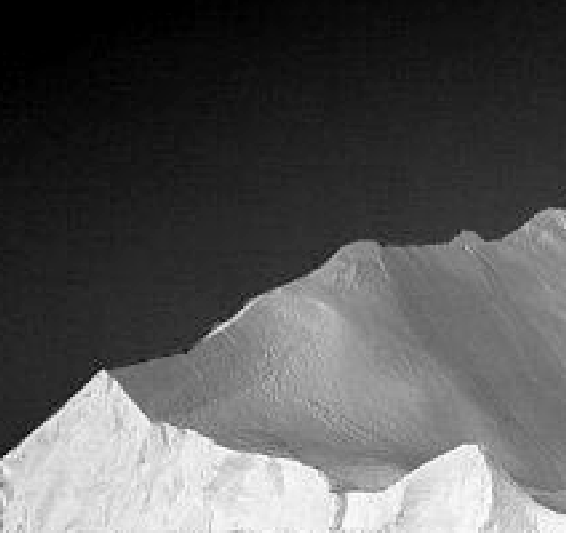
#> input picture Computer-Vision/Image-Processing/ImageProcessing-main/Chapter4-Phan-doan-anh-bang-cat-nguong/test2.tif, 566 x 533 px
$ python Phan-doan-anh-nguong-toan-cuc.py
#> lines starting #> are read from the running program, lines starting #| are printed output that depends on the picture; after the words box and inside, x2 and y2 are one past the last pixel; in counts of white or black regions, pixels touching at a corner belong together
#> further down, img_goc is the input picture: shape (533, 566); min 0, max 254, mean 87.3
# Phân đoạn ảnh bằng kỹ thuật cắt ngưỡng theo 1 ngưỡng toàn cục
import cv2
import numpy as np
from matplotlib import pyplot as plt

def phan_doan_bang_cat_nguong(img,nguong): # Định nghĩa hàm phân đoạn bằng cắt ngưỡng
#> called with nguong = 110
    m, n = img.shape
#> m = 533; n = 566
    img_phan_doan_cat_nguong = np.zeros([m, n])
    for i in range(m):
        for j in range(n):
            if (img[i,j] < nguong):
                img_phan_doan_cat_nguong[i,j] = 0
            else:
                img_phan_doan_cat_nguong[i,j] = 225 # tương đương gt 1 trong công thức 1
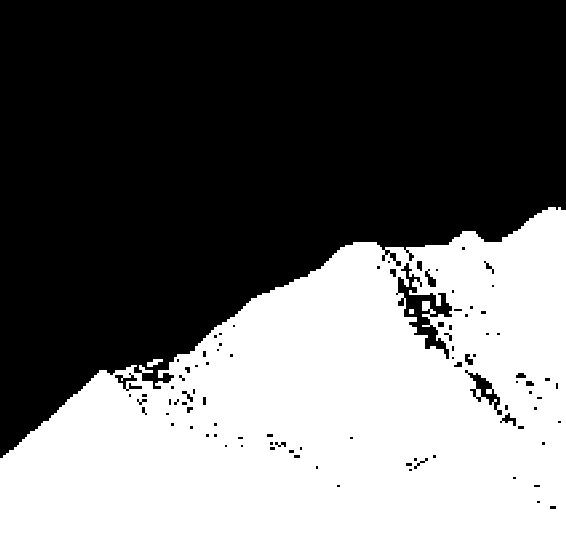
#> img_phan_doan_cat_nguong: shape (533, 566) float64; values 0 (black) and 225 (white), 41.4% white; 3 white regions, box (x1, y1, x2, y2) and area: (0, 207, 566, 533) 124809, (147, 359, 163, 367) 75, (409, 309, 414, 314) 25
    return img_phan_doan_cat_nguong

if __name__ == "__main__":
    # reading image in gray scale
    img_goc = cv2.imread('test2.tif', 0)
    nguong = 110

    img_phan_doan=phan_doan_bang_cat_nguong(img_goc,nguong)

    # Vẽ và hiển thị ảnh gốc, histogram ảnh gốc và ảnh phân đoạn
    fig2 = plt.figure(figsize=(16, 9))  # Tạo vùng vẽ tỷ lệ 16:9
    # Tạo 4 vùng vẽ con
    (ax1, ax2), (ax3, ax4) = fig2.subplots(2, 2)
    # Hiển thị ảnh gốc
    ax1.imshow(img_goc, cmap='gray')
    ax1.set_title('Ảnh gốc')
    ax1.axis('off')

    # Hiển thị histogram ảnh gốc
    ax2.hist(img_goc.flatten(), bins=256)
    ax2.set_title('Hitogram ảnh gốc')

    # Hiển thị ảnh phân đoạn
    ax3.imshow(img_phan_doan, cmap='gray')
    ax3.set_title('Ảnh phân đoạn dựa vào tìm ngưỡng Otsu')
    ax3.axis('off')

    # Hiển thị histogram ảnh phân đoạn
    ax4.hist(img_phan_doan.flatten(), bins=256)
    ax4.set_title('Hitogram ảnh phân đoạn')
    plt.show()
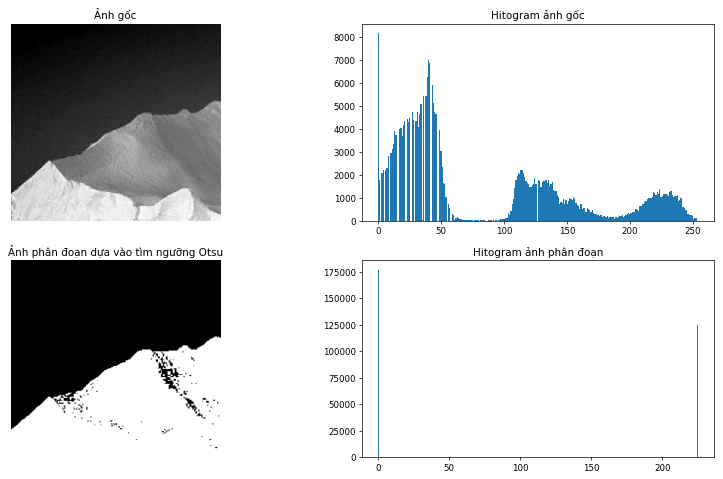
#> figure drawn by matplotlib, 4 panels; panel 2: tallest bar 8146 high, from x = 0 to 0.992; panel 4: tallest bar 176769 high, from x = 0 to 0.879

$ run again, with Computer-Vision/Image-Processing/ImageProcessing-main/Chapter4-Phan-doan-anh-bang-cat-nguong/test1.tif copied over Computer-Vision/Image-Processing/ImageProcessing-main/Chapter4-Phan-doan-anh-bang-cat-nguong/test2.tif
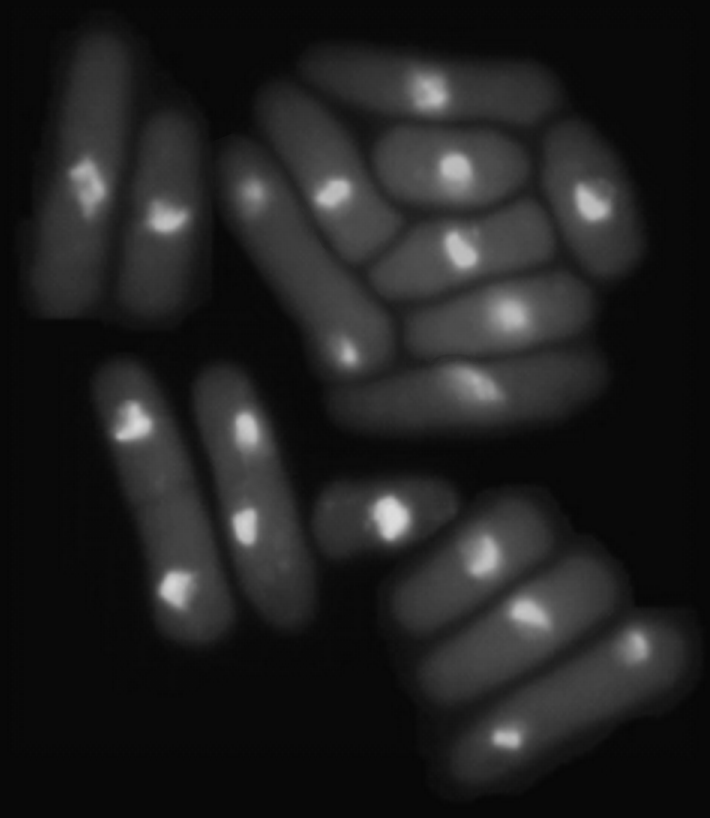
#> input picture Computer-Vision/Image-Processing/ImageProcessing-main/Chapter4-Phan-doan-anh-bang-cat-nguong/test1.tif, 710 x 818 px
#> img_goc is the input picture: shape (818, 710); min 6, max 222, mean 33.1
#> after the loop in phan_doan_bang_cat_nguong, `for i in range(m):`:
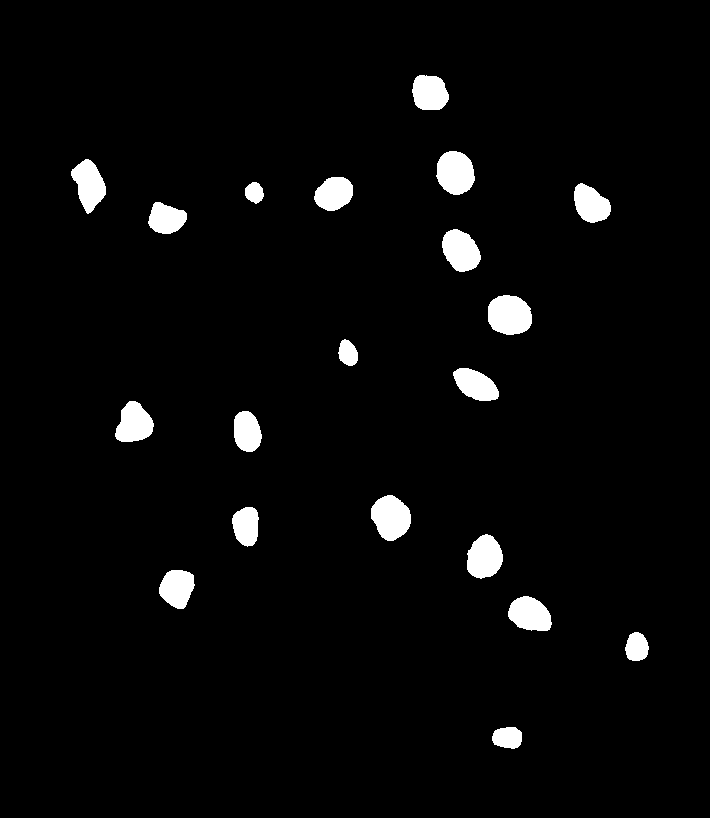
#> img_phan_doan_cat_nguong: shape (818, 710) float64; values 0 (black) and 225 (white), 3.4% white; 20 white regions, largest, box (x1, y1, x2, y2) and area: (488, 295, 532, 335) 1434, (371, 495, 411, 541) 1349, (436, 151, 475, 195) 1321
#> `plt.show()`:
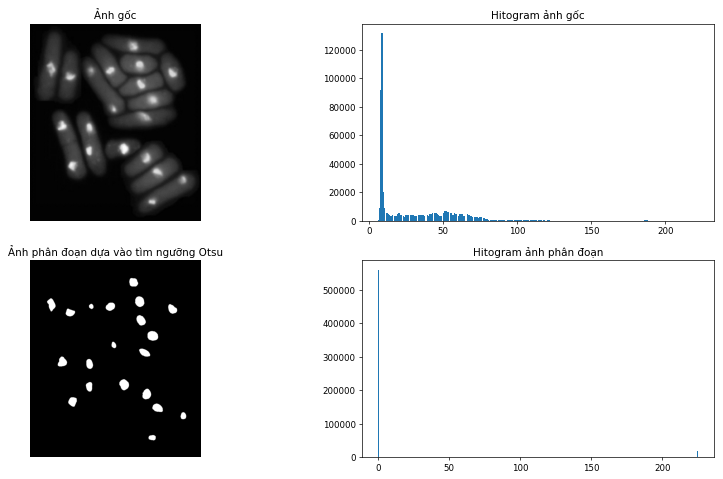
#> figure drawn by matplotlib, 4 panels; panel 2: tallest bar 131543 high, from x = 8.53 to 9.38; panel 4: tallest bar 561213 high, from x = 0 to 0.879
